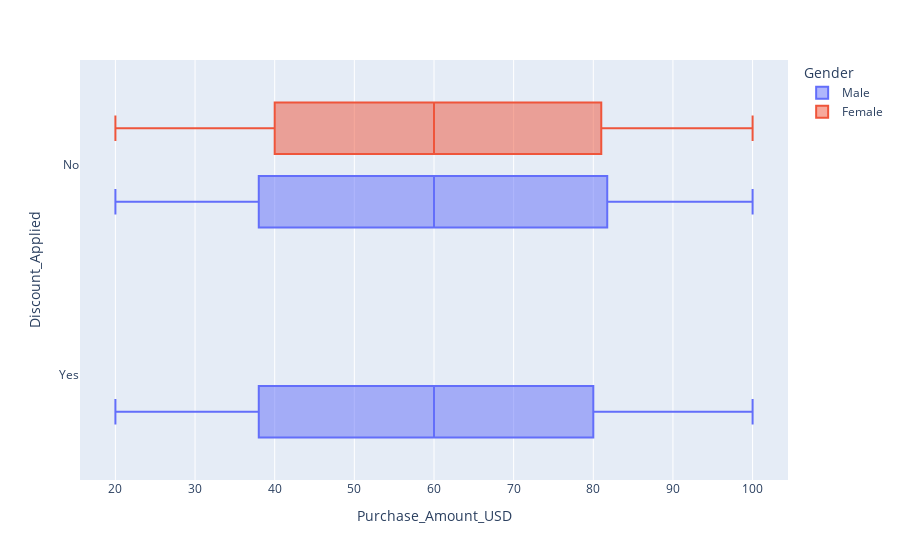

Source (notebook cell):
### Code cell
fig = px.box(data, x="Purchase_Amount_USD", y="Discount_Applied", color="Gender", hover_name="Purchase_Amount_USD")
fig.show()

### Figure 1 — Plotly figure (JSON) as saved in the notebook; plotly's stock layout.template omitted (floating-point values rounded to 4 significant figures; data arrays with more than 128 entries replaced by an {"elided": "..."} marker saying what was removed)
{"data": [{"alignmentgroup": "True", "hovertemplate": "<b>%{hovertext}</b><br><br>Gender=Male<br>Purchase_Amount_USD=%{x}<br>Discount_Applied=%{y}<extra></extra>", "hovertext": {"elided": "2652 float values"}, "legendgroup": "Male", "marker": {"color": "#636efa"}, "name": "Male", "notched": false, "offsetgroup": "Male", "orientation": "h", "showlegend": true, "type": "box", "x": {"elided": "2652 int values"}, "x0": " ", "xaxis": "x", "y": {"elided": "2652 str values"}, "y0": " ", "yaxis": "y"}, {"alignmentgroup": "True", "hovertemplate": "<b>%{hovertext}</b><br><br>Gender=Female<br>Purchase_Amount_USD=%{x}<br>Discount_Applied=%{y}<extra></extra>", "hovertext": {"elided": "1248 float values"}, "legendgroup": "Female", "marker": {"color": "#EF553B"}, "name": "Female", "notched": false, "offsetgroup": "Female", "orientation": "h", "showlegend": true, "type": "box", "x": {"elided": "1248 int values"}, "x0": " ", "xaxis": "x", "y": {"elided": "1248 str values"}, "y0": " ", "yaxis": "y"}], "layout": {"boxmode": "group", "legend": {"title": {"text": "Gender"}, "tracegroupgap": 0}, "margin": {"t": 60}, "xaxis": {"anchor": "y", "domain": [0, 1], "title": {"text": "Purchase_Amount_USD"}}, "yaxis": {"anchor": "x", "domain": [0, 1], "title": {"text": "Discount_Applied"}}}}
